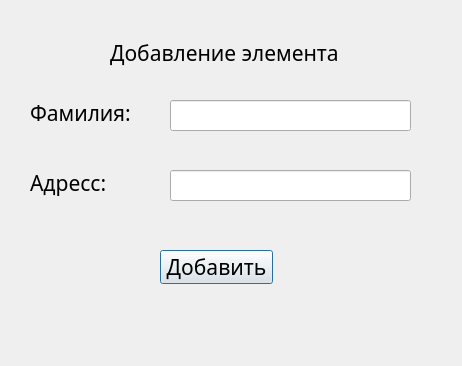
<?xml version="1.0" encoding="UTF-8"?>
<ui version="4.0">
 <class>Dialog</class>
 <widget class="QDialog" name="Dialog">
  <property name="geometry">
   <rect>
    <x>0</x>
    <y>0</y>
    <width>462</width>
    <height>366</height>
   </rect>
  </property>
  <property name="windowTitle">
   <string>Dialog</string>
  </property>
  <widget class="QLineEdit" name="lineEdit_2">
   <property name="geometry">
    <rect>
     <x>170</x>
     <y>170</y>
     <width>241</width>
     <height>31</height>
    </rect>
   </property>
   <property name="font">
    <font>
     <family>Montserrat Light</family>
     <pointsize>14</pointsize>
    </font>
   </property>
   <property name="text">
    <string/>
   </property>
  </widget>
  <widget class="QPushButton" name="pushButton">
   <property name="geometry">
    <rect>
     <x>160</x>
     <y>250</y>
     <width>113</width>
     <height>34</height>
    </rect>
   </property>
   <property name="font">
    <font>
     <family>Montserrat Light</family>
     <pointsize>16</pointsize>
    </font>
   </property>
   <property name="text">
    <string>Добавить</string>
   </property>
  </widget>
  <widget class="QLabel" name="label">
   <property name="geometry">
    <rect>
     <x>110</x>
     <y>40</y>
     <width>244</width>
     <height>26</height>
    </rect>
   </property>
   <property name="font">
    <font>
     <family>Montserrat Light</family>
     <pointsize>16</pointsize>
    </font>
   </property>
   <property name="text">
    <string>Добавление элемента</string>
   </property>
  </widget>
  <widget class="QLabel" name="label_2">
   <property name="geometry">
    <rect>
     <x>30</x>
     <y>100</y>
     <width>110</width>
     <height>26</height>
    </rect>
   </property>
   <property name="font">
    <font>
     <family>Montserrat Light</family>
     <pointsize>16</pointsize>
    </font>
   </property>
   <property name="text">
    <string>Фамилия: </string>
   </property>
  </widget>
  <widget class="QLineEdit" name="lineEdit">
   <property name="geometry">
    <rect>
     <x>170</x>
     <y>100</y>
     <width>241</width>
     <height>31</height>
    </rect>
   </property>
   <property name="font">
    <font>
     <family>Montserrat Light</family>
     <pointsize>14</pointsize>
    </font>
   </property>
   <property name="text">
    <string/>
   </property>
  </widget>
  <widget class="QLabel" name="label_3">
   <property name="geometry">
    <rect>
     <x>30</x>
     <y>170</y>
     <width>88</width>
     <height>26</height>
    </rect>
   </property>
   <property name="font">
    <font>
     <family>Montserrat Light</family>
     <pointsize>16</pointsize>
    </font>
   </property>
   <property name="text">
    <string>Адресс: </string>
   </property>
  </widget>
 </widget>
 <resources/>
 <connections/>
</ui>
